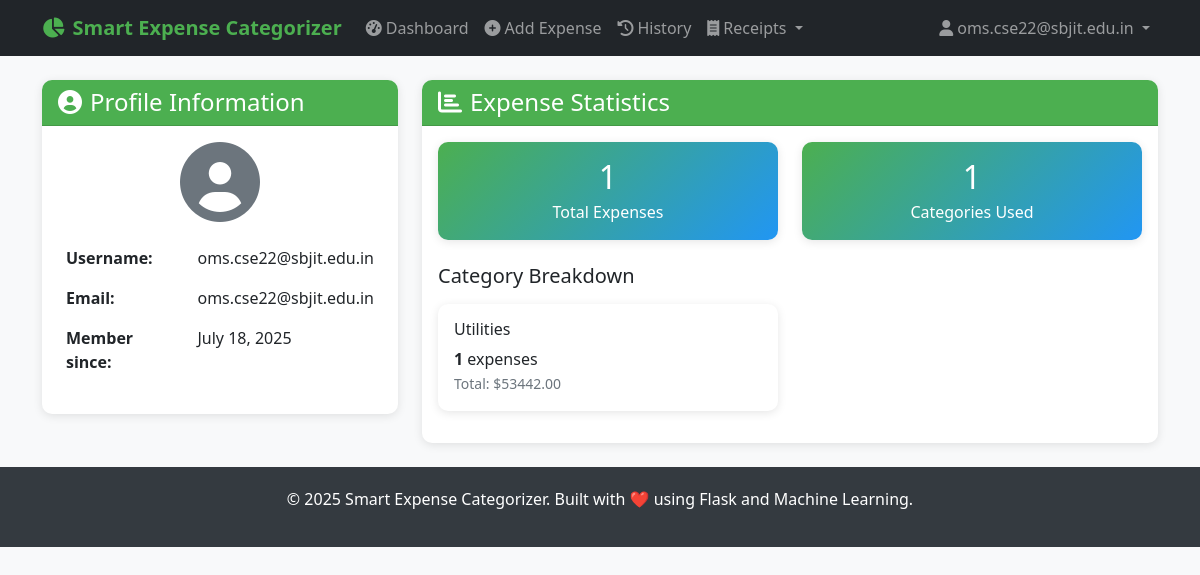
The page /auth/profile (signed in) on the database its author committed.
### PYTHON/models.py (models this page shows, shortened)
class User(UserMixin, db.Model):
    __tablename__ = 'users'
    id = db.Column(db.String(36), primary_key=True, default=lambda: str(uuid.uuid4()))
    username = db.Column(db.String(80), unique=True, nullable=False, index=True)
    email = db.Column(db.String(120), unique=True, nullable=False, index=True)
    password_hash = db.Column(db.String(255), nullable=False)
    created_at = db.Column(db.DateTime, default=datetime.utcnow)
    is_active = db.Column(db.Boolean, default=True)
    expenses = db.relationship('Expense', backref='user', lazy='dynamic', cascade='all, delete-orphan')
    def get_expense_stats(self):
        total_expenses = self.expenses.count()
        categories = db.session.query(
            Expense.predicted_category,
            db.func.count(Expense.id).label('count'),
            db.func.sum(Expense.amount).label('total')
        ).filter_by(user_id=self.id).group_by(Expense.predicted_category).all()
        return {
            'total_expenses': total_expenses,
            'categories': [
                {
                    'category': cat.predicted_category,
                    'count': cat.count,
                    'total': float(cat.total) if cat.total else 0.0
                }
                for cat in categories
            ]
        }

class Expense(db.Model):
    __tablename__ = 'expenses'
    id = db.Column(db.String(36), primary_key=True, default=lambda: str(uuid.uuid4()))
    user_id = db.Column(db.String(36), db.ForeignKey('users.id'), nullable=False, index=True)
    description = db.Column(db.Text, nullable=False)
    amount = db.Column(db.Numeric(10, 2), nullable=True)
    predicted_category = db.Column(db.String(100), nullable=False, index=True)
    confidence_score = db.Column(db.Float, nullable=False)
    model_predictions = db.Column(db.JSON)  # Store individual model predictions
    created_at = db.Column(db.DateTime, default=datetime.utcnow, index=True)
    updated_at = db.Column(db.DateTime, default=datetime.utcnow, onupdate=datetime.utcnow)
    user_feedback = db.Column(db.String(100), nullable=True)  # User can correct the category
    is_correct = db.Column(db.Boolean, nullable=True)  # User can mark if prediction was correct
    source = db.Column(db.String(50), nullable=True, default='manual')  # 'manual', 'receipt_upload', 'api'
    expense_metadata = db.Column(db.JSON, nullable=True)  # Store receipt data, OCR confidence, etc.
    date = db.Column(db.DateTime, nullable=True)  # Expense date (can be different from created_at)

### PYTHON/auth.py (the view)
@auth_bp.route('/profile')
@login_required
def profile():
    stats = current_user.get_expense_stats()
    return render_template('auth/profile.html', user=current_user, stats=stats)

### PYTHON/app.py (called while the page is built)
def init_extensions(app):
    db.init_app(app)
    login_manager = LoginManager()
    login_manager.init_app(app)
    login_manager.login_view = 'auth.login'
    login_manager.login_message = 'Please log in to access this page.'
    login_manager.login_message_category = 'info'
    login_manager.session_protection = 'strong'
    @login_manager.user_loader
    def load_user(user_id):
        try:
            return User.query.get(user_id)
        except Exception:
            return None

def add_security_headers(app):
    @app.after_request
    def set_security_headers(response):
        if hasattr(app.config, 'SECURITY_HEADERS'):
            for header, value in app.config['SECURITY_HEADERS'].items():
                response.headers[header] = value
        response.headers['X-Content-Type-Options'] = 'nosniff'
        response.headers['X-Frame-Options'] = 'DENY'
        response.headers['X-XSS-Protection'] = '1; mode=block'
        return response

def register_context_processors(app):
    @app.context_processor
    def inject_now():
        return {'now': datetime.now()}

### PYTHON/templates/auth/profile.html (shortened to what this page needs)
{% extends "base.html" %}
{% block content %}
<div class="row">
    <div class="col-md-4">
        <div class="card">
            <div class="card-header">
                <h4 class="mb-0">
                    <i class="fas fa-user-circle me-2"></i>Profile Information
                </h4>
            </div>
            <div class="card-body">
                <div class="text-center mb-3">
                    <i class="fas fa-user-circle fa-5x text-muted"></i>
                </div>
                <table class="table table-borderless">
                    <tr>
                        <td><strong>Username:</strong></td>
                        <td>{{ user.username }}</td>
                    </tr>
                    <tr>
                        <td><strong>Email:</strong></td>
                        <td>{{ user.email }}</td>
                    </tr>
                    <tr>
                        <td><strong>Member since:</strong></td>
                        <td>{{ user.created_at.strftime('%B %d, %Y') }}</td>
                    </tr>
                </table>
            </div>
        </div>
    </div>
    <div class="col-md-8">
        <div class="card">
            <div class="card-header">
                <h4 class="mb-0">
                    <i class="fas fa-chart-bar me-2"></i>Expense Statistics
                </h4>
            </div>
            <div class="card-body">
                <div class="row mb-4">
                    <div class="col-md-6">
                        <div class="stats-card card text-center p-3">
                            <h2 class="mb-1">{{ stats.total_expenses }}</h2>
                            <p class="mb-0">Total Expenses</p>
                        </div>
                    </div>
                    <div class="col-md-6">
                        <div class="stats-card card text-center p-3">
                            <h2 class="mb-1">{{ stats.categories|length }}</h2>
                            <p class="mb-0">Categories Used</p>
                        </div>
                    </div>
                </div>
                {% if stats.categories %}
                    <h5 class="mb-3">Category Breakdown</h5>
                    <div class="row">
                        {% for category in stats.categories %}
                            <div class="col-md-6 mb-3">
                                <div class="card">
                                    <div class="card-body">
                                        <h6 class="card-title">{{ category.category }}</h6>
                                        <p class="card-text">
                                            <strong>{{ category.count }}</strong> expenses
                                            {% if category.total > 0 %}
                                                <br><small class="text-muted">Total: ${{ "%.2f"|format(category.total) }}</small>
                                            {% endif %}
                                        </p>
                                    </div>
                                </div>
                            </div>
                        {% endfor %}
                    </div>
                {% else %}
                    <div class="text-center text-muted">
                        <i class="fas fa-chart-bar fa-3x mb-3"></i>
                        <p>No expenses recorded yet. <a href="{{ url_for('main.predict') }}">Add your first expense</a>!</p>
                    </div>
                {% endif %}
            </div>
        </div>
    </div>
</div>
{% endblock %}

### PYTHON/templates/base.html (shortened to what this page needs)
<!DOCTYPE html>
<html lang="en">
<head>
    <link href="https://cdn.jsdelivr.net/npm/bootstrap@5.1.3/dist/css/bootstrap.min.css" rel="stylesheet">
    <link href="https://cdnjs.cloudflare.com/ajax/libs/font-awesome/6.0.0/css/all.min.css" rel="stylesheet">
</head>
<body>
    <nav class="navbar navbar-expand-lg navbar-dark bg-dark">
        <div class="container">
            <a class="navbar-brand" href="{{ url_for('main.index') }}">
                <i class="fas fa-chart-pie me-2"></i>Smart Expense Categorizer
            </a>
            <div class="collapse navbar-collapse" id="navbarNav">
                <ul class="navbar-nav me-auto">
                    {% if current_user.is_authenticated %}
                        <li class="nav-item">
                            <a class="nav-link" href="{{ url_for('main.dashboard') }}">
                                <i class="fas fa-tachometer-alt me-1"></i>Dashboard
                            </a>
                        </li>
                        <li class="nav-item">
                            <a class="nav-link" href="{{ url_for('main.predict') }}">
                                <i class="fas fa-plus-circle me-1"></i>Add Expense
                            </a>
                        </li>
                        <li class="nav-item">
                            <a class="nav-link" href="{{ url_for('main.expenses') }}">
                                <i class="fas fa-history me-1"></i>History
                            </a>
                        </li>
                        <li class="nav-item dropdown">
                            <a class="nav-link dropdown-toggle" href="#" id="receiptDropdown" role="button" data-bs-toggle="dropdown">
                                <i class="fas fa-receipt me-1"></i>Receipts
                            </a>
                        </li>
                    {% endif %}
                </ul>
                <ul class="navbar-nav">
                    {% if current_user.is_authenticated %}
                        <li class="nav-item dropdown">
                            <a class="nav-link dropdown-toggle" href="#" id="navbarDropdown" role="button" data-bs-toggle="dropdown">
                                <i class="fas fa-user me-1"></i>{{ current_user.username }}
                            </a>
                        </li>
                    {% endif %}
                </ul>
            </div>
        </div>
    </nav>
    <main class="container my-4">
        {% block content %}{% endblock %}
    </main>
    <footer class="footer mt-auto">
        <div class="container text-center">
            <p>&copy; {{ now.year }} Smart Expense Categorizer. Built with ❤️ using Flask and Machine Learning.</p>
        </div>
    </footer>
</body>
</html>

### PYTHON/templates/base.html (style rules this page uses)
:root { --primary-color: #4CAF50; --secondary-color: #45a049; --accent-color: #2196F3; --danger-color: #f44336; --warning-color: #ff9800; --success-color: #4CAF50; --info-color: #2196F3; }
body { background-color: #f8f9fa; font-family: 'Segoe UI', Tahoma, Geneva, Verdana, sans-serif; }
.navbar-brand { font-weight: bold; color: var(--primary-color) !important; }
.card { box-shadow: 0 2px 10px rgba(0,0,0,0.1); border: none; border-radius: 10px; }
.card-header { background-color: var(--primary-color); color: white; border-radius: 10px 10px 0 0 !important; }
.footer { background-color: #343a40; color: white; padding: 20px 0; margin-top: 50px; }
.stats-card { background: linear-gradient(135deg, var(--primary-color), var(--accent-color)); color: white; }

### rows shown on the page
User: username "oms.cse22@sbjit.edu.in", email "oms.cse22@sbjit.edu.in", created_at "July 18, 2025"
Expense: category "Utilities", count "1", total "53442.00"

### other values the page prints
{{ stats.total_expenses }} "1"
{{ stats.categories|length }} "1"
